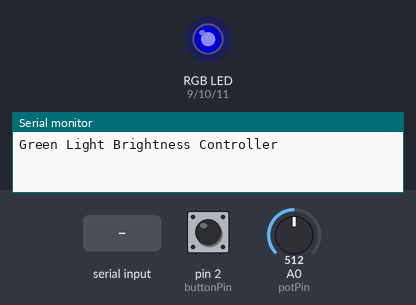
Simulated run of this sketch. Board: Arduino Uno, built with avr-gcc and run on an emulated ATmega328P. On the bench: an RGB LED mixed from three pins (HIGH = lit), the last lines printed to the serial monitor. Inputs (shaded band) come from the test bench; at power-on: A0 (potPin) = 512, pin 2 (buttonPin) HIGH. Dim RGB values are drawn brighter than linear.

Above: at 1.2 s.
1.3 s: "1" received over Serial
At 2.0 s:
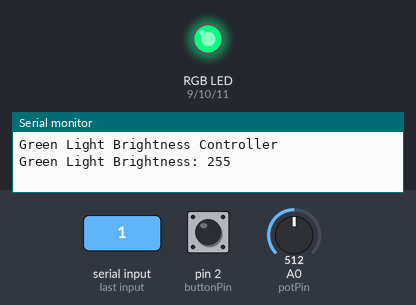
2.8 s: A0 (potPin) set to 716
At 3.1 s:
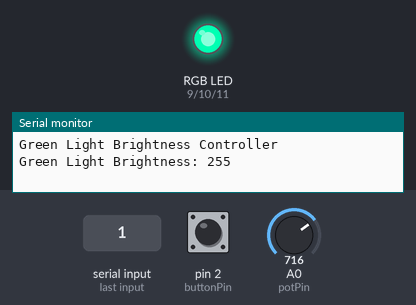
4.3 s: pin 2 (buttonPin) pulled LOW for 0.15 s
At 4.37 s:
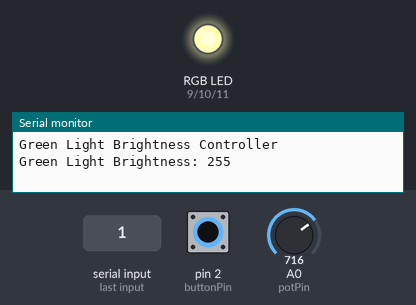
5.9 s: "0" received over Serial
At 6.8 s:
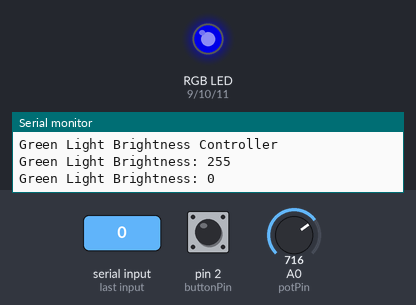
7.4 s: A0 (potPin) set to 900
At 8.6 s:
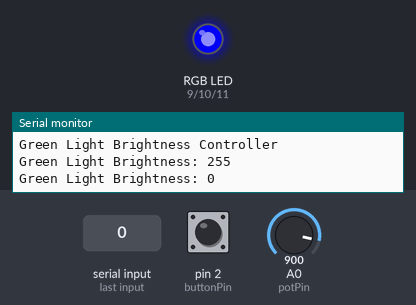
8.9 s: pin 2 (buttonPin) pulled LOW for 1 s
At 9.7 s:
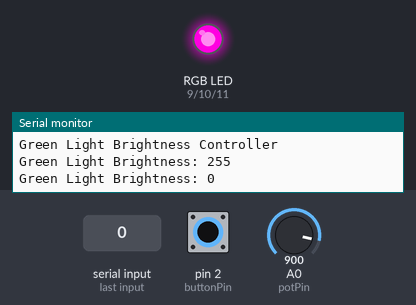
Timing chart, 0 to 11.9 s (numbered marks = the images above; inputs shaded):
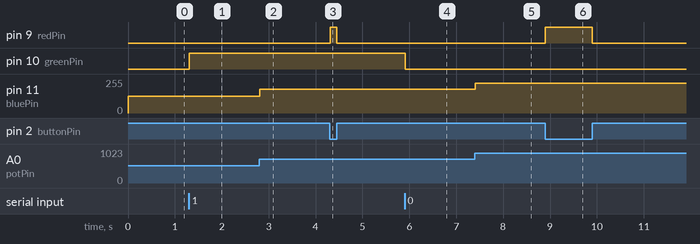

Measured:
- after the input at 1.3 s, pin 10 (greenPin): LOW → HIGH at once
- after the input at 2.8 s, pin 11 (bluePin): 127/255 → 178/255 at once
- after the input at 4.3 s, pin 9 (redPin): LOW → HIGH at once, → LOW 0.14 s later
- after the input at 5.9 s, pin 10 (greenPin): HIGH → LOW at once
- after the input at 7.4 s, pin 11 (bluePin): 178/255 → 224/255 at once
- after the input at 8.9 s, pin 9 (redPin): LOW → HIGH at once, → LOW 1.0 s later

The sketch:

Task1-2.ino
```cpp
int redPin = 9;
int greenPin = 10;
int bluePin = 11;
int buttonPin = 2;
int potPin = A0;
int greenState = 0;
void setup() {
  pinMode(redPin, OUTPUT);
  pinMode(greenPin, OUTPUT);
  pinMode(bluePin, OUTPUT);
  pinMode(buttonPin, INPUT_PULLUP);
  Serial.begin(9600);
  Serial.println("Green Light Brightness Controller");
}
void loop() {
  // 藍色
  int analogValue = analogRead(potPin);
  int blueBrightness = map(analogValue, 0, 1023, 0, 255);
  analogWrite(bluePin, blueBrightness);
  // 紅色
  if (digitalRead(buttonPin) == LOW) {
    analogWrite(redPin, 255);
  }
  else {
    analogWrite(redPin, 0);
  }
  // 綠色
  if (Serial.available() > 0) {
    char input = Serial.read();
    if (input == '1') {
      greenState = 255;
      Serial.print("Green Light Brightness: ");
      Serial.println(greenState);
    }
    else if (input == '0') {
      greenState = 0;
      Serial.print("Green Light Brightness: ");
      Serial.println(greenState);
    }
  }
  analogWrite(greenPin, greenState);
  delay(10);
}
```
